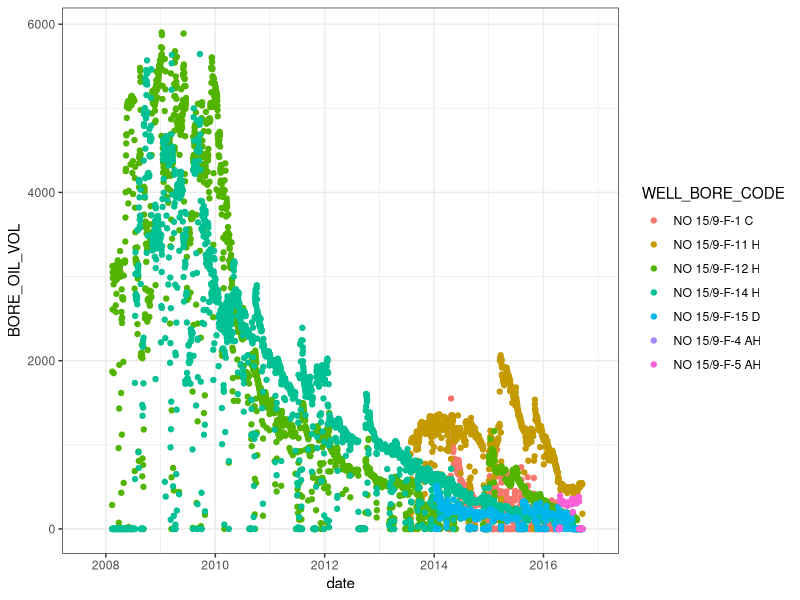
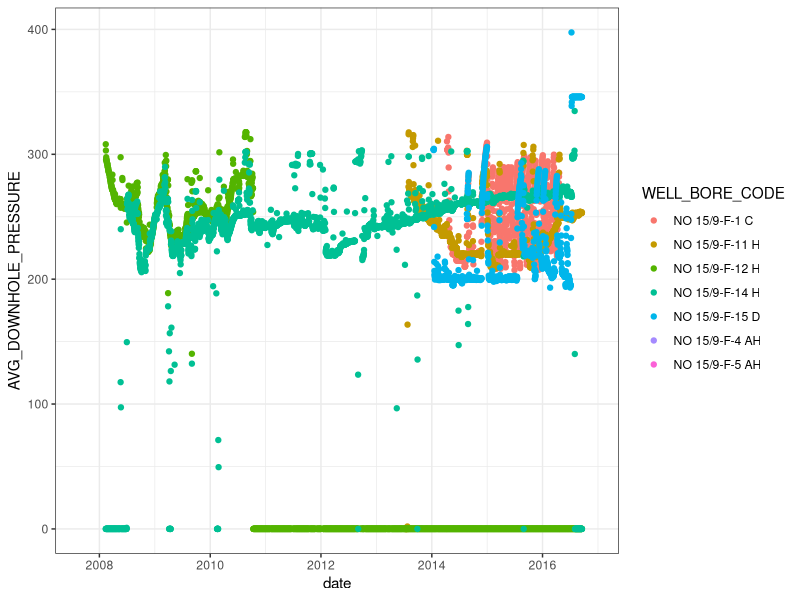
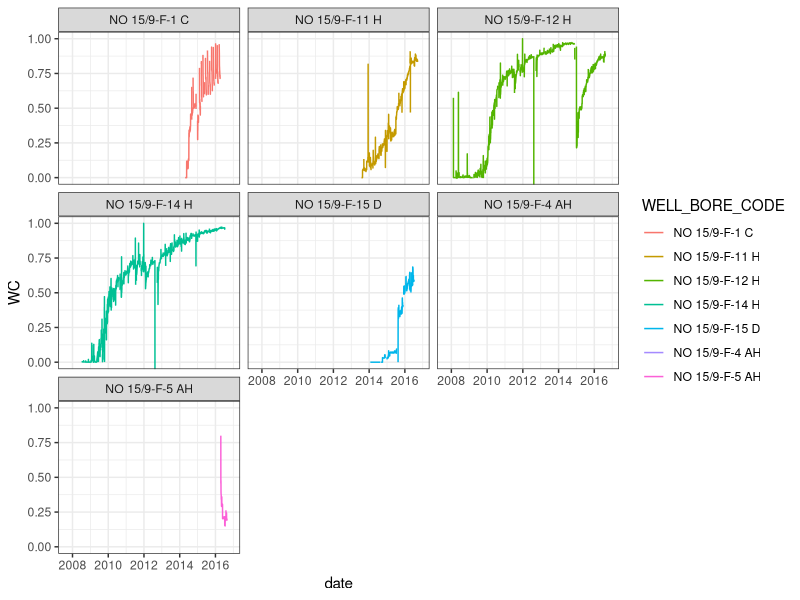
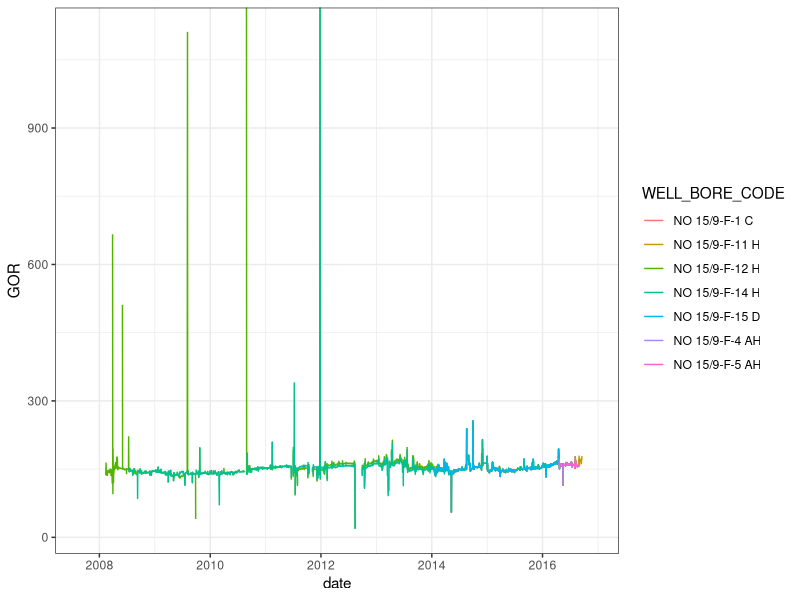

Source code (R) for these figures, in order:
#==================WD======================
#Setting working directory (folder kerja)
getwd() #menampilkan working directory saat ini
setwd("D:/3. Datascience/1. R Studio/3. Project R/dashboard_subsurf_uir")

#------------------Input-------------------
#Memasukkan dataset kedalam R
##Pastikan tipe file nya apa?

volve <- read.csv("PROD_EQUINOR.csv")

#------------------Manipulation------------
library(lubridate)
volve$date <- dmy(volve$DATEPRD)

#A little bit data manipulations
library(magrittr)
volve$WC <- volve$BORE_WAT_VOL / (volve$BORE_OIL_VOL + volve$BORE_WAT_VOL) # watercut
volve$GOR <- volve$BORE_GAS_VOL/volve$BORE_OIL_VOL # GOR

#---------------Plotting-------------------
#Plotting
library(ggplot2)

ggplot() + geom_point(data = volve, aes(date,BORE_OIL_VOL,color=WELL_BORE_CODE)) + theme_bw()
ggplot() + geom_point(data = volve, aes(date,AVG_DOWNHOLE_PRESSURE,color=WELL_BORE_CODE)) + theme_bw()
ggplot() + geom_line(data = volve, aes(date,WC,color=WELL_BORE_CODE)) + theme_bw() + coord_cartesian(ylim = c(0,1)) + facet_wrap(~WELL_BORE_CODE)
ggplot() + geom_line(data = volve, aes(date,GOR,color=WELL_BORE_CODE)) + theme_bw()

#Tambahan untuk data welltesting


#drilling
